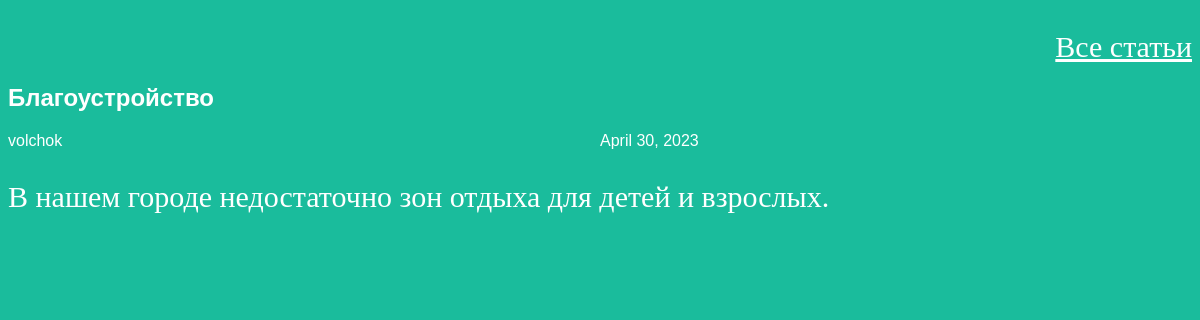
Screenshot of /article/4 with the database file from the repository.
### articles/models.py (models this page shows, shortened)
class Article(models.Model):
    title = models.CharField(max_length=200)
    author = models.ForeignKey(User, on_delete=models.CASCADE)
    text = models.TextField()
    created_date = models.DateField(auto_now_add=True)
    def get_excerpt(self):
        return self.text[:140] + "..." if len(self.text) > 140 else self.text

### articles/views.py (the view)
# urls.py: re_path(r'^article/(?P<article_id>\d+)$', views.get_article, name='get_article'),
def get_article(request, article_id):
	try:
		post = Article.objects.get(id=article_id)
		return render(request, 'article.html', {"post": post})
	except Article.DoesNotExist:
		raise Http404

### articles/templates/article.html (shortened to what this page needs)
<!DOCTYPE html>
<html>
<head>
    <link rel="stylesheet" href="/static/css/article.css">
</head>
<body>
<div class="header">
    <p align="right"><a href="/">Все статьи</a></p>
</div>
<div class="one-post">
    <h2 class="post-title">{{ post.title }}</h2>
    <div class="article-info">
        <div class="article-author">{{ post.author.username }}</div>
        <div class="article-created- date">{{ post.created_date }}</div>
    </div>
    <p class="article-text">{{ post.get_excerpt }}</p>
</div>
</body>
</html>

### articles/static/css/article.css (style rules this page uses)
body { background: #1abc9c; font-family: Tahoma, Arial, sans-serif; color: #ffffff; }
p, h1 { font-family: Georgia, 'Times New Roman', Times, serif; }
p, h4 { font-size: 30px; margin-bottom: 0; }
a { color: inherit !important; }
.article-author { width: 50%; float: left; }

### rows the page displays
Article: title "Благоустройство", author.username "volchok", created_date "April 30, 2023", get_excerpt "В нашем городе недостаточно зон отдыха для детей и взрослых."
